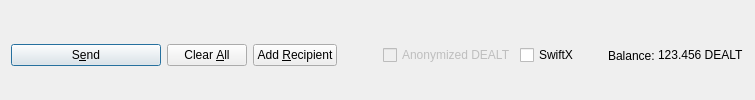
         <widget class="QFrame" name="frame_Send">
          <layout class="QHBoxLayout" name="horizontalLayout">
           <property name="bottomMargin">
            <number>0</number>
           </property>
           <item>
            <widget class="QPushButton" name="sendButton">
             <property name="minimumSize">
              <size>
               <width>150</width>
               <height>0</height>
              </size>
             </property>
             <property name="toolTip">
              <string>Confirm the send action</string>
             </property>
             <property name="text">
              <string>S&amp;end</string>
             </property>
             <property name="icon">
              <iconset resource="../bitcoin.qrc">
               <normaloff>:/icons/send</normaloff>:/icons/send</iconset>
             </property>
             <property name="autoDefault">
              <bool>false</bool>
             </property>
             <property name="default">
              <bool>true</bool>
             </property>
            </widget>
           </item>
           <item>
            <widget class="QPushButton" name="clearButton">
             <property name="sizePolicy">
              <sizepolicy hsizetype="Minimum" vsizetype="Fixed">
               <horstretch>0</horstretch>
               <verstretch>0</verstretch>
              </sizepolicy>
             </property>
             <property name="toolTip">
              <string>Clear all fields of the form.</string>
             </property>
             <property name="text">
              <string>Clear &amp;All</string>
             </property>
             <property name="icon">
              <iconset resource="../bitcoin.qrc">
               <normaloff>:/icons/remove</normaloff>:/icons/remove</iconset>
             </property>
             <property name="autoDefault">
              <bool>false</bool>
             </property>
            </widget>
           </item>
           <item>
            <widget class="QPushButton" name="addButton">
             <property name="toolTip">
              <string>Send to multiple recipients at once</string>
             </property>
             <property name="text">
              <string>Add &amp;Recipient</string>
             </property>
             <property name="icon">
              <iconset resource="../bitcoin.qrc">
               <normaloff>:/icons/add</normaloff>:/icons/add</iconset>
             </property>
             <property name="autoDefault">
              <bool>false</bool>
             </property>
            </widget>
           </item>
           <item>
            <spacer name="horizontalSpacer">
             <property name="orientation">
              <enum>Qt::Horizontal</enum>
             </property>
             <property name="sizeHint" stdset="0">
              <size>
               <width>40</width>
               <height>20</height>
              </size>
             </property>
            </spacer>
           </item>
           <item>
            <layout class="QHBoxLayout" name="horizontalLayout_2">
             <property name="spacing">
              <number>3</number>
             </property>
             <item>
              <widget class="QCheckBox" name="checkzPIV">
               <property name="enabled">
                <bool>false</bool>
               </property>
               <property name="text">
                <string>Anonymized DEALT</string>
               </property>
              </widget>
             </item>
             <item>
              <widget class="QCheckBox" name="checkSwiftTX">
               <property name="enabled">
                <bool>true</bool>
               </property>
               <property name="minimumSize">
                <size>
                 <width>85</width>
                 <height>0</height>
                </size>
               </property>
               <property name="text">
                <string>SwiftX</string>
               </property>
              </widget>
             </item>
             <item>
              <widget class="QLabel" name="label">
               <property name="text">
                <string>Balance:</string>
               </property>
              </widget>
             </item>
             <item>
              <widget class="QLabel" name="labelBalance">
               <property name="sizePolicy">
                <sizepolicy hsizetype="Preferred" vsizetype="Fixed">
                 <horstretch>0</horstretch>
                 <verstretch>0</verstretch>
                </sizepolicy>
               </property>
               <property name="cursor">
                <cursorShape>IBeamCursor</cursorShape>
               </property>
               <property name="text">
                <string notr="true">123.456 DEALT</string>
               </property>
               <property name="textInteractionFlags">
                <set>Qt::LinksAccessibleByMouse|Qt::TextSelectableByKeyboard|Qt::TextSelectableByMouse</set>
               </property>
              </widget>
             </item>
            </layout>
           </item>
          </layout>
         </widget>
